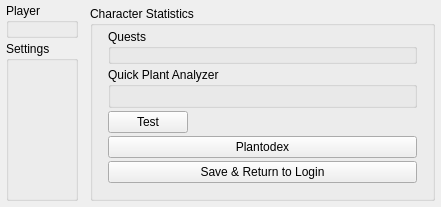
<?xml version="1.0" encoding="UTF-8"?>
<ui version="4.0">
 <class>GameState</class>
 <widget class="QWidget" name="GameState">
  <property name="enabled">
   <bool>true</bool>
  </property>
  <property name="geometry">
   <rect>
    <x>0</x>
    <y>0</y>
    <width>437</width>
    <height>205</height>
   </rect>
  </property>
  <property name="sizePolicy">
   <sizepolicy hsizetype="Preferred" vsizetype="Preferred">
    <horstretch>0</horstretch>
    <verstretch>0</verstretch>
   </sizepolicy>
  </property>
  <property name="windowTitle">
   <string>Form</string>
  </property>
  <layout class="QGridLayout" name="gridLayout">
   <property name="leftMargin">
    <number>0</number>
   </property>
   <property name="topMargin">
    <number>0</number>
   </property>
   <property name="rightMargin">
    <number>0</number>
   </property>
   <property name="bottomMargin">
    <number>0</number>
   </property>
   <property name="spacing">
    <number>0</number>
   </property>
   <item row="0" column="0">
    <layout class="QGridLayout" name="gameContainer">
     <property name="leftMargin">
      <number>6</number>
     </property>
     <property name="topMargin">
      <number>0</number>
     </property>
     <property name="rightMargin">
      <number>6</number>
     </property>
     <property name="bottomMargin">
      <number>6</number>
     </property>
     <property name="spacing">
      <number>6</number>
     </property>
     <item row="1" column="0" rowspan="2">
      <widget class="QWidget" name="leftBox" native="true">
       <layout class="QGridLayout" name="gridLayout_5">
        <property name="leftMargin">
         <number>0</number>
        </property>
        <property name="topMargin">
         <number>3</number>
        </property>
        <property name="rightMargin">
         <number>0</number>
        </property>
        <property name="bottomMargin">
         <number>0</number>
        </property>
        <property name="horizontalSpacing">
         <number>0</number>
        </property>
        <property name="verticalSpacing">
         <number>3</number>
        </property>
        <item row="1" column="0">
         <widget class="QGroupBox" name="settingsBox">
          <property name="title">
           <string>Settings</string>
          </property>
          <layout class="QFormLayout" name="formLayout_3">
           <property name="horizontalSpacing">
            <number>0</number>
           </property>
           <property name="verticalSpacing">
            <number>3</number>
           </property>
           <property name="topMargin">
            <number>3</number>
           </property>
           <property name="bottomMargin">
            <number>9</number>
           </property>
          </layout>
         </widget>
        </item>
        <item row="0" column="0">
         <widget class="QGroupBox" name="playerBox">
          <property name="sizePolicy">
           <sizepolicy hsizetype="Preferred" vsizetype="Maximum">
            <horstretch>0</horstretch>
            <verstretch>0</verstretch>
           </sizepolicy>
          </property>
          <property name="title">
           <string>Player</string>
          </property>
          <layout class="QFormLayout" name="formLayout_4">
           <property name="horizontalSpacing">
            <number>0</number>
           </property>
           <property name="verticalSpacing">
            <number>3</number>
           </property>
           <property name="topMargin">
            <number>3</number>
           </property>
           <property name="bottomMargin">
            <number>9</number>
           </property>
          </layout>
         </widget>
        </item>
       </layout>
      </widget>
     </item>
     <item row="1" column="1" rowspan="2">
      <widget class="QWidget" name="worldBox" native="true">
       <layout class="QGridLayout" name="gridLayout_3">
        <property name="leftMargin">
         <number>0</number>
        </property>
        <property name="topMargin">
         <number>6</number>
        </property>
        <property name="rightMargin">
         <number>0</number>
        </property>
        <property name="bottomMargin">
         <number>0</number>
        </property>
        <property name="spacing">
         <number>0</number>
        </property>
       </layout>
      </widget>
     </item>
     <item row="2" column="2">
      <widget class="QGroupBox" name="charStatsBox">
       <property name="enabled">
        <bool>true</bool>
       </property>
       <property name="sizePolicy">
        <sizepolicy hsizetype="Preferred" vsizetype="Preferred">
         <horstretch>0</horstretch>
         <verstretch>0</verstretch>
        </sizepolicy>
       </property>
       <property name="title">
        <string>Character Statistics</string>
       </property>
       <layout class="QGridLayout" name="gridLayout_2">
        <property name="leftMargin">
         <number>15</number>
        </property>
        <property name="topMargin">
         <number>3</number>
        </property>
        <property name="rightMargin">
         <number>15</number>
        </property>
        <property name="bottomMargin">
         <number>15</number>
        </property>
        <property name="horizontalSpacing">
         <number>0</number>
        </property>
        <property name="verticalSpacing">
         <number>3</number>
        </property>
        <item row="4" column="1">
         <widget class="QPushButton" name="plantodexButton">
          <property name="sizePolicy">
           <sizepolicy hsizetype="Minimum" vsizetype="Fixed">
            <horstretch>0</horstretch>
            <verstretch>0</verstretch>
           </sizepolicy>
          </property>
          <property name="text">
           <string>Plantodex</string>
          </property>
         </widget>
        </item>
        <item row="3" column="1">
         <widget class="QPushButton" name="pushButton">
          <property name="sizePolicy">
           <sizepolicy hsizetype="Maximum" vsizetype="Fixed">
            <horstretch>0</horstretch>
            <verstretch>0</verstretch>
           </sizepolicy>
          </property>
          <property name="text">
           <string>Test</string>
          </property>
         </widget>
        </item>
        <item row="2" column="1">
         <widget class="QGroupBox" name="quickPlantAnalyzerContainer">
          <property name="sizePolicy">
           <sizepolicy hsizetype="Expanding" vsizetype="Expanding">
            <horstretch>0</horstretch>
            <verstretch>0</verstretch>
           </sizepolicy>
          </property>
          <property name="title">
           <string>Quick Plant Analyzer</string>
          </property>
          <layout class="QFormLayout" name="formLayout_2"/>
         </widget>
        </item>
        <item row="1" column="1">
         <widget class="QGroupBox" name="levelContainer">
          <property name="sizePolicy">
           <sizepolicy hsizetype="Expanding" vsizetype="Expanding">
            <horstretch>0</horstretch>
            <verstretch>0</verstretch>
           </sizepolicy>
          </property>
          <property name="minimumSize">
           <size>
            <width>309</width>
            <height>0</height>
           </size>
          </property>
          <property name="title">
           <string>Quests</string>
          </property>
          <layout class="QFormLayout" name="formLayout">
           <property name="verticalSpacing">
            <number>0</number>
           </property>
           <property name="topMargin">
            <number>3</number>
           </property>
          </layout>
         </widget>
        </item>
        <item row="5" column="1">
         <widget class="QPushButton" name="exit">
          <property name="text">
           <string>Save &amp;&amp; Return to Login</string>
          </property>
         </widget>
        </item>
       </layout>
      </widget>
     </item>
    </layout>
   </item>
  </layout>
 </widget>
 <resources/>
 <connections/>
</ui>
